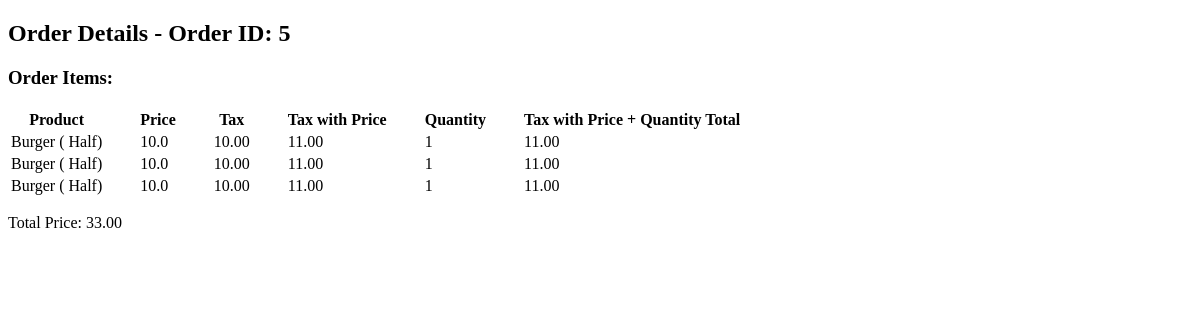
Page /order/5/ on the earlier database version.
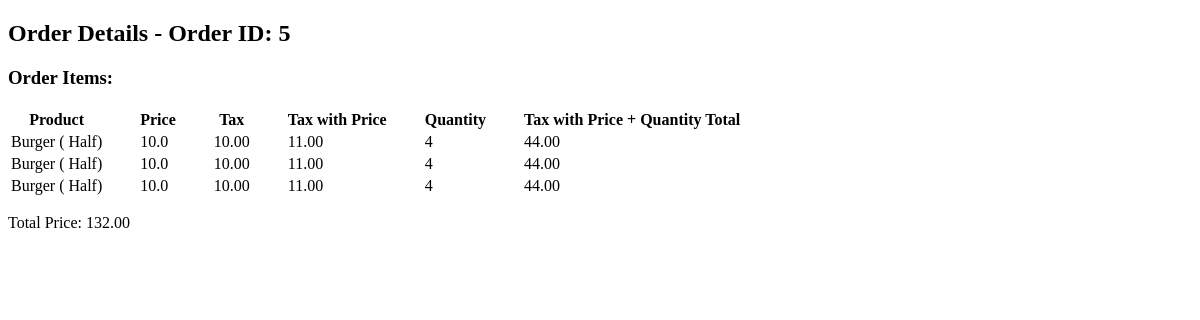
Same page on the later database version.
### adminapp/models.py (models this page shows, shortened)
class Cart(models.Model):
    user = models.UUIDField(null=True, blank=True)
    product_price = models.ForeignKey(ProductPrice, on_delete=models.CASCADE)
    quantity = models.PositiveIntegerField(default=1)
    product_price_dummy = models.CharField(max_length=100, null=True, blank=True)
    tax_dummy = models.CharField(max_length=100, null=True, blank=True)
    total = models.DecimalField(max_digits=10, decimal_places=2, null=True, blank=True)
    def get_total_price_with_tax(self):
        if self.product_price.discount_price is not None:
            price = self.product_price.discount_price
        else:
            price = self.product_price.actual_price
        tax_amount = Decimal(price) * Decimal(self.product_price.tax) / 100
        total_price_with_tax = (Decimal(price) + tax_amount) * Decimal(self.quantity)
        return total_price_with_tax
    def get_total_tax_with_price_and_quantity(self):
        if self.product_price.discount_price is not None:
            price = self.product_price.discount_price
        else:
            price = self.product_price.actual_price
        tax_amount = Decimal(price) * Decimal(self.product_price.tax) / 100
        total_tax_with_price_and_quantity = (tax_amount + Decimal(price)) * Decimal(self.quantity)
        return total_tax_with_price_and_quantity

class ProductPrice(models.Model):
    product = models.ForeignKey(Product, on_delete=models.CASCADE)
    name = models.CharField(max_length=50)
    actual_price = models.FloatField()
    discount_price = models.FloatField(null=True, blank=True)
    tax = models.DecimalField(max_digits=5, decimal_places=2)
    def calculate_discount_price_with_tax(self):
        if self.discount_price is not None:  # Check if discount price is available
            price = self.discount_price
        else:
            price = self.actual_price
        tax_amount = Decimal(price) * Decimal(self.tax) / 100
        discount_price_with_tax = Decimal(price) + tax_amount
        return discount_price_with_tax

class Order(models.Model):
    TYPE = (
        ('Home Delivery', 'Home Delivery'),
        ('Take Away', 'Take Away'),
    )
    PAYMENT_MODE = (
        ('Cash on Delivery', 'Cash on Delivery'),
        ('Card on Delivery', 'Card on Delivery'),
    )
    STATUS = (
        ('Pending', 'Pending'),
        ('Order Confirmed', 'Order Confirmed'),
        ('Order Don', 'Order Don'),
        ('Cancel', 'Cancel'),
    )
    cart = models.ManyToManyField(Cart)
    reference_number = models.CharField(max_length=100, unique=True)
    order_type = models.CharField(max_length=100, choices=TYPE)
    name = models.CharField(max_length=200)
    whatsapp_number = models.CharField(max_length=20)
    contact_number = models.CharField(max_length=20)
    address_one = models.CharField(max_length=500)
    address_two = models.CharField(max_length=500)
    address_three = models.CharField(max_length=500)
    order_note = models.CharField(max_length=500)
    payment_mode = models.CharField(max_length=100, choices=PAYMENT_MODE)
    date = models.DateField()
    time = models.TimeField()
    status = models.CharField(max_length=100, choices=STATUS, default='Pending', null=True, blank=True)
    def get_product_total_price(self):
        total_price = Decimal(0)
        for order_item in self.cart.all():
            total_price += order_item.get_total_price_with_tax()
        return total_price

class Product(models.Model):
    name = models.CharField(max_length=100)
    category = models.ManyToManyField(Category)
    image = models.ImageField(upload_to='product_image', null=True)
    description = models.CharField(max_length=100, null=True)
    availability = models.BooleanField(default=False)

### adminapp/views.py (the view)
# urls.py: path('order/<int:order_id>/', views.order_details, name='order_details'),
def order_details(request, order_id):
    order = get_object_or_404(Order, id=order_id)
    return render(request, 'order_details.html', {'order': order})

### adminapp/templates/order_details.html (shortened to what this page needs)
<!DOCTYPE html>
<html lang="en">
<head>
</head>
<body>
  <h2>Order Details - Order ID: {{ order.id }}</h2>
<h3>Order Items:</h3>
<table>
  <thead>
    <tr>
      <th style="padding-right: 35px;">Product</th>
      <th style="padding-right: 35px;">Price</th>
      <th style="padding-right: 35px;">Tax</th>
      <th style="padding-right: 35px;">Tax with Price</th>
      <th style="padding-right: 35px;">Quantity</th>
      <th style="padding-right: 35px;">Tax with Price + Quantity Total</th>
    </tr>
  </thead>
  <tbody>
    {% for cart in order.cart.all %}
      <tr>
        <td style="padding-right: 35px;">{{ cart.product_price.product.name }} ( {{ cart.product_price.name}})</td>
        {% if cart.product_price.discount_price %}
          <td style="padding-right: 35px;">{{ cart.product_price.discount_price }}</td>
        {% else %}
          <td style="padding-right: 35px;">{{ cart.product_price.actual_price }}</td>
        {% endif %}
        <td style="padding-right: 35px;">{{ cart.product_price.tax }}</td>
        {% if cart.product_price.discount_price %}
          <td style="padding-right: 35px;">{{ cart.product_price.calculate_discount_price_with_tax }}</td>
        {% else %}
          <td style="padding-right: 35px;">{{ cart.product_price.calculate_actual_price_with_tax }}</td>
        {% endif %}
        <td style="padding-right: 35px;">{{ cart.quantity }}</td>
        <td style="padding-right: 35px;">{{ cart.get_total_tax_with_price_and_quantity }}</td>
      </tr>
    {% endfor %}
  </tbody>
</table>
<p>Total Price: {{ order.get_product_total_price }}</p>
</body>
</html>

Differences in the rows shown:
changed through a linked row, Order id 5: get_product_total_price "33.00" → "132.00"
changed Cart (number 1 of 3 on the later page): quantity "1" → "4"; get_total_tax_with_price_and_quantity "11.00" → "44.00"
changed Cart (number 2 of 3 on the later page): quantity "1" → "4"; get_total_tax_with_price_and_quantity "11.00" → "44.00"
changed Cart (number 3 of 3 on the later page): quantity "1" → "4"; get_total_tax_with_price_and_quantity "11.00" → "44.00"
